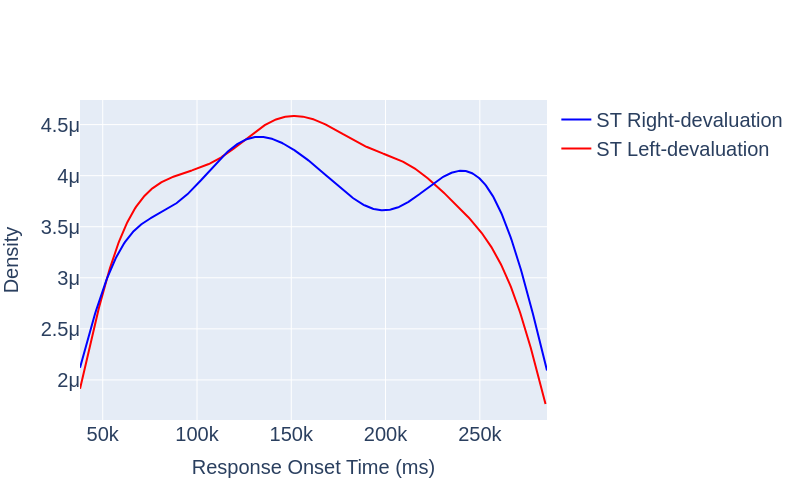

Notebook code cell kept with this figure:
### Code cell
import plotly.figure_factory as ff

group_left = tmp_df_ST[tmp_df_ST["Group"] == "ST_Left"]["RT"]
group_right = tmp_df_ST[tmp_df_ST["Group"] == "ST_Right"]["RT"]

# Group data together
hist_data = [group_left, group_right]
group_labels = ['ST Left-devaluation', 'ST Right-devaluation']

# Custom colors: ET_Left (Red), ET_Right (Blue)
colors = ['red', 'blue']

# Create distplot with KDE only and custom colors
fig = ff.create_distplot(hist_data, group_labels, bin_size=100, show_hist=False, show_rug=False, colors=colors)

range_min = 1.5 * 10**6  # 1.5μ = 1.5 * 10^6
range_max = 5 * 10**6    # 5μ = 5 * 10^6
# Add title and adjust layout
fig.update_layout(
    xaxis = dict(
        title="Response Onset Time (ms)",
        title_font=dict(size=20),        
    ),
    yaxis = dict(
        title="Density",
        title_font=dict(size=20),
        # range = [range_min, range_max]
    ),
    # title="Kernel Density Estimation (KDE) of Response Onset Time -Pilot 4 ST",
    # xaxis_title="Response Onset Time (ms)",
    # yaxis_title="Density",
    width=800,
    height=500,
    # xaxis_title_font=dict(size=20),  # Set font size for x-axis title
    # yaxis_title_font=dict(size=20),  # Set font size for y-axis title
    font=dict(
        family="Arial",  # You can change this to any font you prefer
        size=20  #
    )

)
# fig.update_yaxes(range=[1.5, 5], tickprefix="μ")
fig.write_image("KDE_ROT_ST.png")

fig.show()

### Figure 1 — Plotly figure (JSON) as saved in the notebook; plotly's stock layout.template omitted (floating-point values rounded to 4 significant figures; data arrays with more than 128 entries replaced by an {"elided": "..."} marker saying what was removed)
{"data": [{"legendgroup": "ST Left-devaluation", "marker": {"color": "red"}, "mode": "lines", "name": "ST Left-devaluation", "showlegend": true, "type": "scatter", "x": {"elided": "500 float values"}, "xaxis": "x", "y": {"elided": "500 float values"}, "yaxis": "y"}, {"legendgroup": "ST Right-devaluation", "marker": {"color": "blue"}, "mode": "lines", "name": "ST Right-devaluation", "showlegend": true, "type": "scatter", "x": {"elided": "500 float values"}, "xaxis": "x", "y": {"elided": "500 float values"}, "yaxis": "y"}], "layout": {"barmode": "overlay", "font": {"family": "Arial", "size": 20}, "height": 500, "hovermode": "closest", "legend": {"traceorder": "reversed"}, "width": 800, "xaxis": {"anchor": "y2", "autorange": true, "domain": [0, 1], "range": [37946, 285600.0], "title": {"font": {"size": 20}, "text": "Response Onset Time (ms)"}, "type": "linear", "zeroline": false}, "yaxis": {"anchor": "free", "autorange": true, "domain": [0, 1], "position": 0, "range": [1.608e-06, 4.741e-06], "title": {"font": {"size": 20}, "text": "Density"}, "type": "linear"}}}
